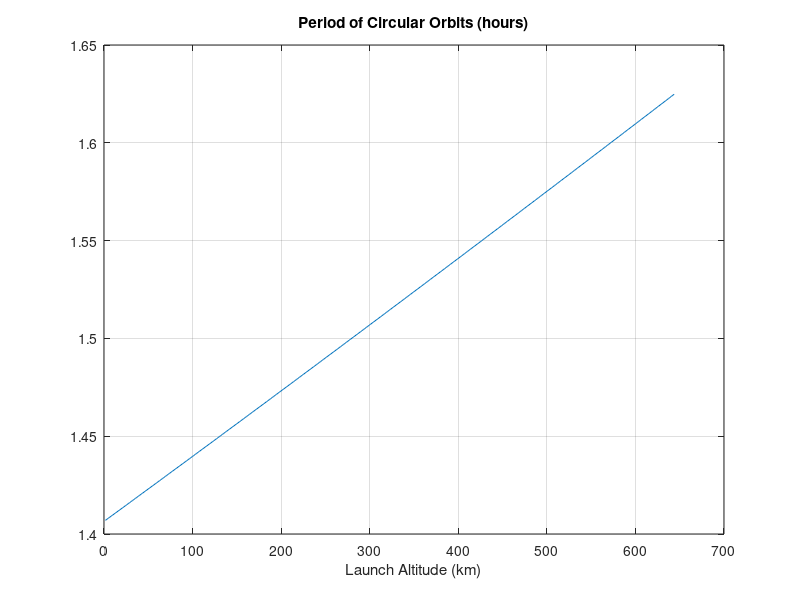

Reproduce this figure in MATLAB.
% This is free software: you can redistribute it and/or modify
% it under the terms of the GNU Lesser General Public License as
% published by the Free Software Foundation, either version 3
% of the License, or (at your option) any later version.
%
% This is distributed in the hope that it will be useful,
% but WITHOUT ANY WARRANTY; without even the implied warranty of
% MERCHANTABILITY or FITNESS FOR A PARTICULAR PURPOSE.  See the
% GNU Lesser General Public License for more details.
%
% Copyright (c) 2020, Eun Hwan Shin.

clear
close all

% Section 4.10 Problem 5.

% WGS84's GM = 3986004.418e+8 m^3/s^2

K = 3986004.418e+8;

% mile to m
mi2m = 1609.34;

% earth's mean radius
R = 3960 * mi2m;

% launch altitue
z = [1:400] * mi2m;

% launch position
r = R + z;

% Period
T = 2 * pi * r.^(3/2) ./ sqrt(K);

plot(z*1.0e-3, T/3600)
title('Period of Circular Orbits (hours)')
xlabel('Launch Altitude (km)')
grid on 
